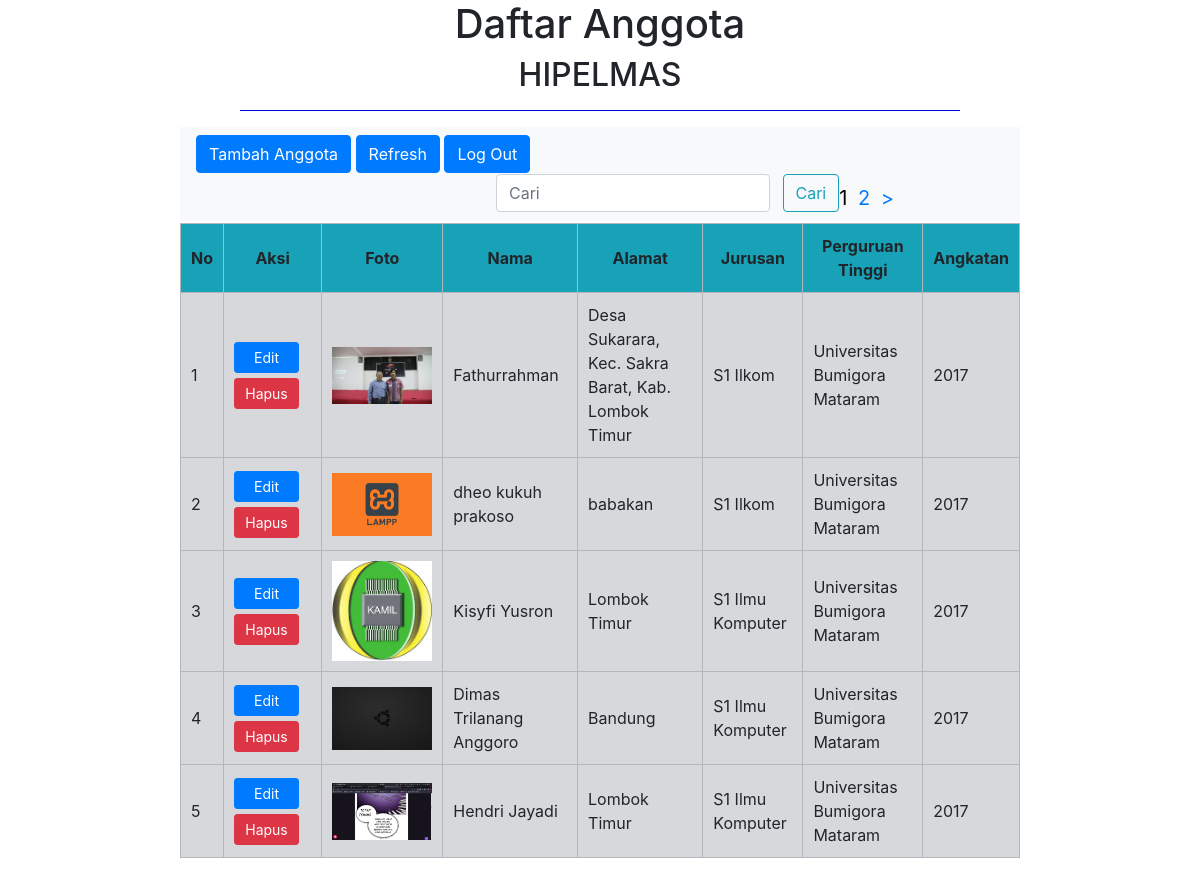
The page /index.php (signed in) on the database its author committed.
### tables this page shows
CREATE TABLE `anggota` (
  `id` int(11) NOT NULL,
  `nama` varchar(150) NOT NULL,
  `alamat` varchar(250) NOT NULL,
  `jurusan` varchar(100) NOT NULL,
  `pt` varchar(150) NOT NULL,
  `angkatan` varchar(50) NOT NULL,
  `foto` varchar(25) NOT NULL
);

### function.php (called while the page is built, shortened)
<?php
$conn = mysqli_connect("localhost", "root", "", "hipelmas");
function lihat($query)
{
   global $conn;
   $result = mysqli_query($conn, $query);
   $hasil = [];
   while ($anggota = mysqli_fetch_assoc($result)) {
      $hasil[] = $anggota;
   }
   return $hasil;
}

### index.php (the view, shortened to what this page needs)
<?php
require('function.php');
$tampil = 5;
$data = count(lihat("SELECT * FROM anggota"));
$total = ceil($data / $tampil);
if (isset($_GET["page"])) {
  $page = $_GET["page"];
} else {
  $page = 1;
}
$Pawal = ($tampil * $page) - $tampil;
$hasil = lihat("SELECT*FROM anggota LIMIT $Pawal,$tampil");
?>
<!DOCTYPE html>
<html>
<head>
  <link rel="stylesheet" href="bootstrap/css/bootstrap.min.css">
  <link rel="stylesheet" href="css/style.css">
</head>
<body>
  <h1>Daftar Anggota</h1>
  <h2>HIPELMAS</h2>
  <hr>
  <div class="menu navbar ustify-content-between navbar-light bg-light">
    <form action="" method="Post" class="form-inline">
      <div class="main">
        <button type="button" class="btn btn-primary" data-toggle="modal" data-target="#exampleModal" data-whatever="@fat">Tambah Anggota</button>
        <button name="refresh" type="submit" class="btn btn-primary">Refresh</button>
        <a href="logout.php" name="logout" class="btn btn-primary" onclick="return confirm('yakin ingin log out?')">Log Out</a>
      </div>
      <br>
      <div class="cari">
        <input type="search" class=" cari form-control mr-sm-2" placeholder="Cari" name="key" id="key">
        <button type="submit" class="btn btn-outline-info" name="cari">Cari</button>
      </div>
      <div class="navigasi">
        <?PHP for ($i = 1; $i <= $total; $i++) {
          if ($i == $page) { ?>
            <a class="aktif" href="?page=<?= $i; ?>"><?= $i; ?></a>
          <?php } else { ?>
            <a href="?page=<?= $i; ?>"><?= $i; ?></a>
        <?php }
        }
        ?>
        <?php if ($page < $total) : ?>
          <a href="?page=<?= $page + 1 ?>">&gt</a>
        <?php endif
        ?>
      </div>
    </form>
  </div>
  <div class="isi ">
    <table class="table-hover table-secondary" border="1" cellpadding="10" cellspacing="0">
      <tr class="bg-info">
        <th>No</th>
        <th>Aksi</th>
        <th>Foto</th>
        <th>Nama</th>
        <th>Alamat</th>
        <th>Jurusan</th>
        <th>Perguruan Tinggi</th>
        <th>Angkatan</th>
      </tr>
      <?php
      $i = 1;
      foreach ($hasil as $a) : ?>
        <tr>
          <td><?= $i ?></td>
          <td>
            <a href="ubah.php?id=<?= $a["id"] ?>" name="edit" class="edit btn btn-sm btn-primary">Edit</a>
            <a name="hapus" class="hapus btn btn-sm btn-danger" href="index.php?id=<?= $a["id"]; ?>" onclick="return confirm('yakin ingin hapus?')">Hapus</a>
          </td>
          <td><img src="img/<?= $a["foto"] ?>" alt=""></td>
          <td><?= $a["nama"] ?></td>
          <td><?= $a["alamat"] ?></td>
          <td><?= $a["jurusan"] ?></td>
          <td><?= $a["pt"] ?></td>
          <td><?= $a["angkatan"] ?></td>
        </tr>
      <?php $i++;
      endforeach
      ?>
    </table>
    <br><br><br><br>
</body>
</html>

### css/style.css (style rules this page uses)
th { text-align:center; }
.hapus { width:65px; }
.edit { margin-bottom:5px; width:65px; }
img { width:100px; height:auto; }
table { margin-left:15%; margin-right:15%; }
h1 { margin-left:25%; margin-right:25%; text-align:center; }
h2 { margin-left:25%; margin-right:25%; text-align:center; }
hr { margin-left:20%; margin-right:20%; background-color:blue; text-align:center; }
div.isi { margin-top:2px; }
.cari { margin-left:150px; }
.main { margin-right:10px; }
.menu { margin-left:15%; margin-right:15%; }
.navigasi { margin-top:10px; font-size:20px; display:block; }
a { margin-right:5px; }
a.aktif { color:black; font-style:bold; }
img { width: 100px; height: auto; }

### rows shown on the page
anggota: foto (picture), nama "Fathurrahman", alamat "Desa Sukarara, Kec. Sakra Barat, Kab. Lombok Timur", jurusan "S1 Ilkom", pt "Universitas Bumigora Mataram", angkatan "2017"
anggota: foto (picture), nama "dheo kukuh prakoso", alamat "babakan", jurusan "S1 Ilkom", pt "Universitas Bumigora Mataram", angkatan "2017"
anggota: foto (picture), nama "Kisyfi Yusron", alamat "Lombok Timur", jurusan "S1 Ilmu Komputer", pt "Universitas Bumigora Mataram", angkatan "2017"
anggota: foto (picture), nama "Dimas Trilanang Anggoro", alamat "Bandung", jurusan "S1 Ilmu Komputer", pt "Universitas Bumigora Mataram", angkatan "2017"
anggota: foto (picture), nama "Hendri Jayadi", alamat "Lombok Timur", jurusan "S1 Ilmu Komputer", pt "Universitas Bumigora Mataram", angkatan "2017"
